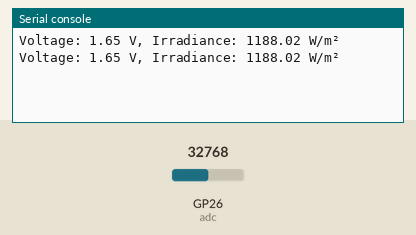
This program was run on a simulated Raspberry Pi Pico running MicroPython. Parts: the last lines printed to the serial console. The inputs (shaded band) are chosen by the test bench; at power-on: GP26 (adc) = 32768 (analog values on the 0–65535 scale).

Above: at 1.2 s.
1.3 s: GP26 (adc) set to 45874
At 2.4 s:
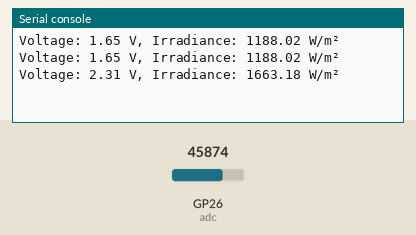
2.8 s: GP26 (adc) set to 57670
At 3.8 s:
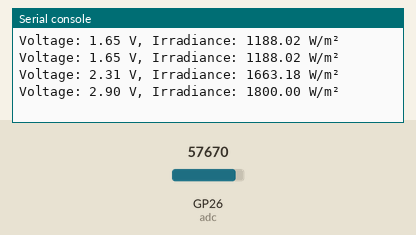
Timing chart, 0 to 5.8 s (numbered marks = the images above; inputs shaded):
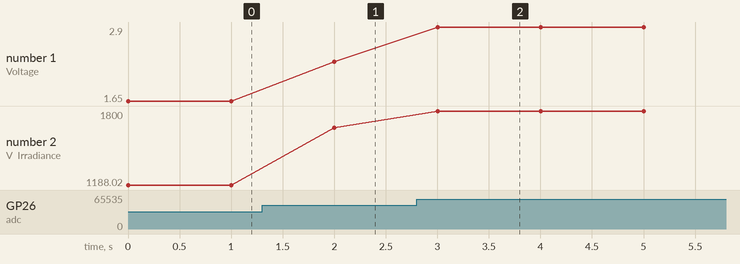

The program:

irradiance_sensing.py
```python
from machine import ADC, Pin
import time

# Initialize ADC on Pin 26
adc = ADC(Pin(26))  # Corrected initialization

def read_voltage(adc):
    raw_value = adc.read_u16()  # Read the raw 16-bit ADC value
    return (raw_value / 65535) * 3.3  # Convert to voltage (assuming 3.3V reference)

def voltage_to_irradiance(voltage, max_voltage=2.5, max_irradiance=1800):
    if voltage < 0:
        return 0
    elif voltage > max_voltage:
        return max_irradiance
    else:
        return (voltage / max_voltage) * max_irradiance

# Main loop
while True:
    voltage = read_voltage(adc)  # Read voltage from ADC
    irradiance = voltage_to_irradiance(voltage)  # Convert to irradiance
    print(f"Voltage: {voltage:.2f} V, Irradiance: {irradiance:.2f} W/m²")
    time.sleep(1)
```

Measured:
- after the input at 1.3 s, the serial console: prints a new line after 0.70 s (image 1)
- after the input at 2.8 s, the serial console: prints a new line after 0.20 s (image 2)
- plotted number 1: 1.65 → 2.31 after the input at 1.3 s, 2.31 → 2.9 after the input at 2.8 s
- plotted number 2: 1188.02 → 1663.18 after the input at 1.3 s, 1663.18 → 1800 after the input at 2.8 s
